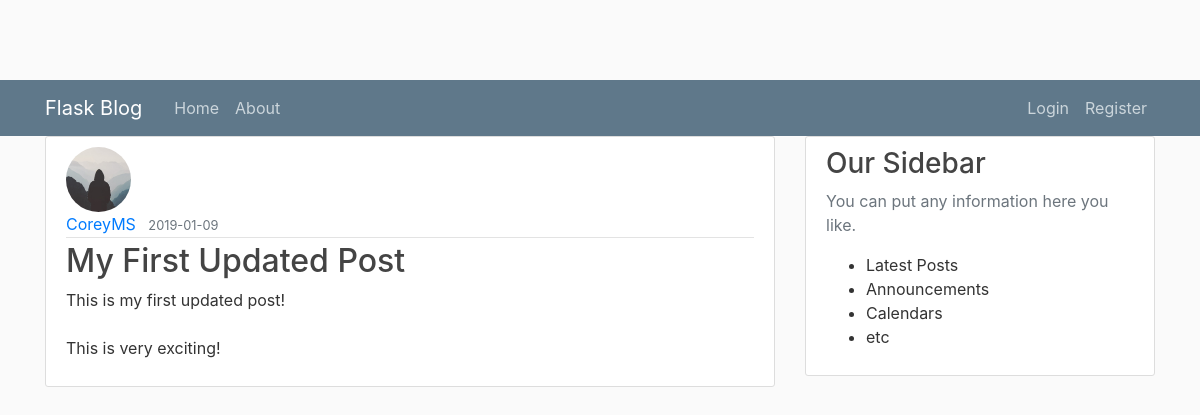
/posts/1, run on the app's committed database.
### flaskblog/models.py (models this page shows, shortened)
class User(db.Model, UserMixin):
    id = db.Column(db.Integer, primary_key=True)
    username = db.Column(db.String(20), unique=True, nullable=False)
    email = db.Column(db.String(120), unique=True, nullable=False)
    image_file = db.Column(db.String(20), nullable=False, default='default.jpg')
    password = db.Column(db.String(60), nullable=False)
    posts = db.relationship('Post', backref='author', lazy=True)

class Post(db.Model):
    id = db.Column(db.Integer, primary_key=True)
    title = db.Column(db.String(100), nullable=False)
    date_posted = db.Column(db.DateTime, nullable=False, default=datetime.utcnow())
    content = db.Column(db.Text, nullable=False)
    user_id = db.Column(db.Integer, db.ForeignKey('user.id'), nullable=False)

### flaskblog/routes.py (the view)
@app.route("/posts/<int:post_id>")
def post(post_id):
    post = Post.query.get_or_404(post_id)
    return render_template('post.html', title=post.title, post=post)

### flaskblog/templates/post.html (shortened to what this page needs)
{% extends "layout.html" %}
{% block content %}
    <article class="me dia content-section">
        <img class="rounded-circle article-img" src="{{ url_for('static', filename='profile_pics/' + post.author.image_file) }}">
        <div class="media-body">
            <div class="article-metadata">
                <a class="mr-2" href="#">{{ post.author.username }}</a>
                <small class="text-muted">{{ post.date_posted.strftime('%Y-%m-%d') }}</small>
            </div>
            <h2 class="article-title">{{ post.title }}</h2>
            <p class="article-content">{{ post.content }}</p>
        </div>
    </article>
{% endblock content %}

### flaskblog/static/main.css (style rules this page uses)
body { background: #fafafa; color: #333333; margin-top: 5rem; }
h1, h2, h3, h4, h5, h6 { color: #444444; }
.content-section { background: #ffffff; padding: 10px 20px; border: 1px solid #dddddd; border-radius: 3px; margin-bottom: 20px; }
.article-title { color: #444444; }
.article-content { white-space: pre-line; }
.article-img { height: 65px; width: 65px; margin-right: 16px; }
.article-metadata { padding-bottom: 1px; margin-bottom: 4px; border-bottom: 1px solid #e3e3e3 }

### data on the page
User: image_file (placeholder picture), author.username "CoreyMS"
Post: date_posted "2019-01-09", title "My First Updated Post", content "This is my first updated post! This is very exciting!"
